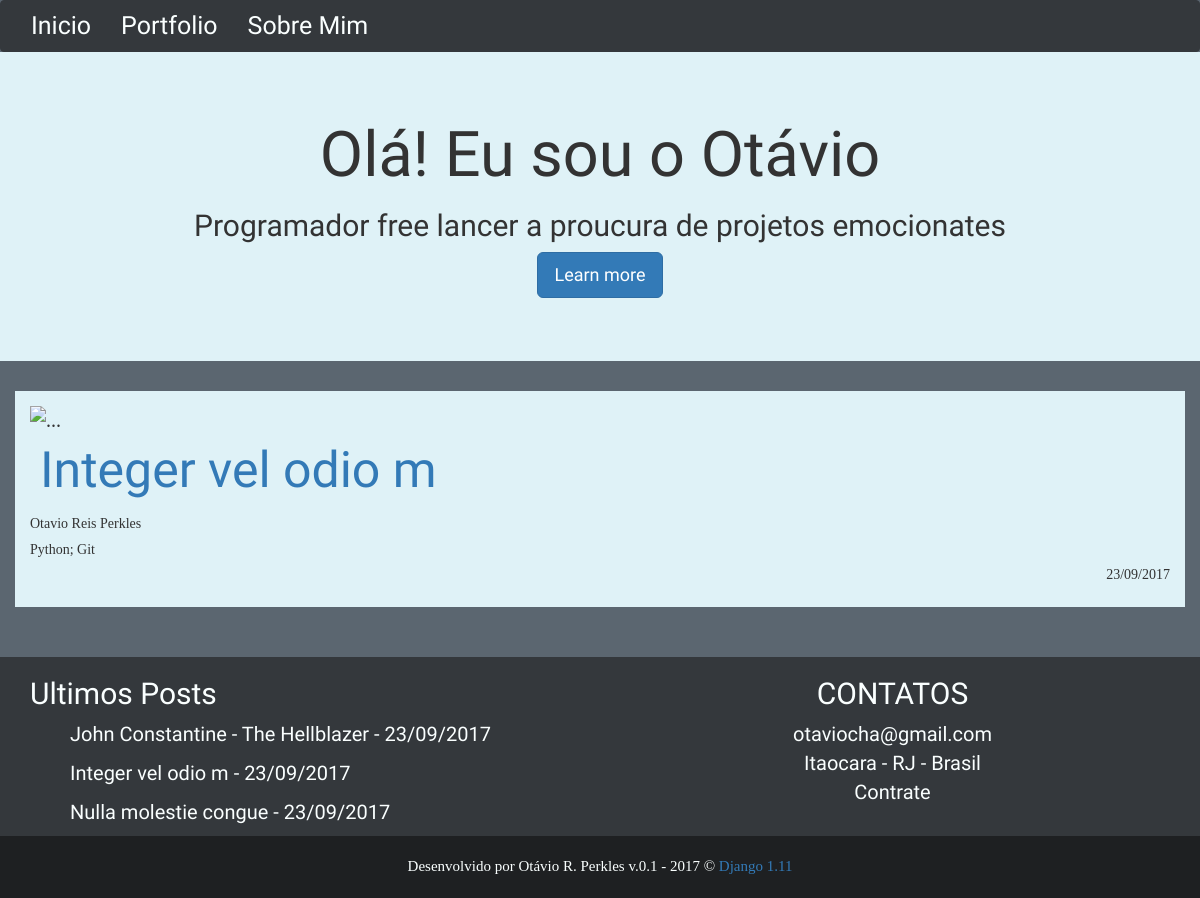
Screenshot of /artigos/2 with the database file from the repository.
### content/models.py (models this page shows, shortened)
class Article(models.Model):
	titulo = models.CharField(max_length=200)
	photo = models.FileField(upload_to='static', null=True, blank=True) #procurar como fica em produção
	autor = models.CharField(max_length=30)
	corpo = tinymce_models.HTMLField(null=True, blank=True) #Tinymce field
	data = models.DateField()
	tag = models.CharField(max_length=30)
	class Meta:
		ordering = ['-data'] #Ordena minha classe artigo no queryset por data

### content/views.py (the view)
# urls.py: url(r'^artigos/(?P<id_pagina_artigo>\d+)$', views.artigos),
def artigos(request,id_pagina_artigo): #Pega o ID capturado pelo Regex da url e usa como elemento para achar determinado Artigo
	menu = Article.objects.all() #HARDCODED - BUSCAR UMA ALTERNATIVA , TA AQUI SO PARA DEMARCAR
	try:
		materia = Article.objects.get(id=id_pagina_artigo)
	except ObjectDoesNotExist:
		return render(request, '404.html', {'menu':menu})
	return render(request, 'artigo.html', {'teste': materia, 'menu':menu})

### templates/artigo.html (shortened to what this page needs)
{% extends "index.html"%}
{% load static %}
{% block jumbo %}
	<div class="jumbotron">
		<div class='jumbotron_container container'>
  			<h1>Olá! Eu sou o Otávio</h1>
  			<h2>Programador free lancer a proucura de projetos emocionates</h2>
  			<p><a class="btn btn-primary btn-lg" href="#" role="button">Learn more</a></p>
			</div>
	</div>
{% endblock %}
{% block artigo_full %}
<div class='row'>
	<div id='artigo' class='col-lg-12 col-md-12 col-sm-12'>
		{% if teste.photo %}
			<img src="{% static '{{teste.photo}}' %}" class="img-responsive" alt="...">
		{% endif %}
		<a id='titulo' href="/artigos/{{teste.id}}">{{teste.titulo}}</a>
		<h5 id ='autor'>{{teste.autor}}</h5>
		<h5 id ='tag'>{{teste.tag}}</h5>
		<h5 id ='data'>{{teste.data}}</h5>
	</div>
</div>
{% endblock %}

### templates/index.html (shortened to what this page needs)
{% load static %}
<!DOCTYPE html>
<html lang="pt-br">
	<head>
		<link rel="stylesheet" href="{% static 'css/bootstrap.css' %}">
		<link rel="stylesheet" href="{% static 'css/meucss.css' %}">
		<link href="//netdna.bootstrapcdn.com/font-awesome/3.2.1/css/font-awesome.css" rel="stylesheet">
	</head>
	<body>
		<nav class="navbar navbar-default" role="navigation">
			<div class="navbar-collapse collapse">
				<ul class="nav navbar-nav navbar-left">
					<li><a href="http://127.0.0.1:8000/"> Inicio</a></li>
					<li><a href="http://127.0.0.1:8000/portfolio">Portfolio</a></li>
					<li><a href="http://127.0.0.1:8000/sobremim">Sobre Mim</a></li>
				</ul>
				<ul class="nav navbar-nav navbar-right">
					<li><a href="https://github.com/Perkles" target="_blank" class="icon-github"></a></li>
					<li><a href="https://twitter.com/ZurykMalkin" target="_blank" class="icon-twitter"></a></li>
					<li><a href="https://www.linkedin.com/in/ot%C3%A1vio-reis-perkles-695913141/" target="_blank" class="icon-linkedin"></a></li>
					<li><a href="https://pt.stackoverflow.com/users/92077/ot%C3%A1vio-reis-perkles?tab=profile" target="_blank" class="icon-stackexchange"></a></li>
				</ul>
			</div>
		</nav>
		{% block jumbo %}
		{% endblock %}
		<div class='base container'>
			{% block artigo_full %}{% endblock %}
		</div>
		<div class='pre_footer'>
			<div class='container'>
				<div class='row' >
					<div class='col-lg-6 col-md-6 col-sm-6'>
						<h2>Ultimos Posts</h2>
						{% for item in menu%}
							<ul>
								<li><a href="/artigos/{{item.id}}">{{item.titulo}} - {{item.data}}</a></li>
							</ul>
						{% endfor %}
					</div>
					<div class='contato'>
						<div class='col-lg-6 col-md-6 col-sm-6'>
							<h2>CONTATOS</h2>
							 otaviocha@gmail.com
							<br>
							 Itaocara - RJ - Brasil
							<br>
							 Contrate
						</div>
					</div>
				</div>
			</div>
		</div>
		<div class='footer'>
			Desenvolvido por Otávio R. Perkles v.0.1 - 2017 &copy
			<a href="https://www.djangoproject.com/">Django 1.11</a>
		</div>
	</body>
</html>

### static/css/meucss.css (style rules this page uses)
body { background-color: #5b6670; font-family: 'Antic Slab', serif; font-size: 20px; }
.base { padding-bottom: 50px; }
.jumbotron { background-color: #dff2f7; }
.jumbotron_container { text-align: center; font-family: 'Amatic SC', cursive; }
.pre_footer { color:#faffff; background-color: #34383c; text-align: left; font-family: 'Amatic SC', cursive; }
.pre_footer ul { list-style-type : none; }
.pre_footer a { text-decoration: none; }
.pre_footer ul li a { color:#faffff; }
.footer { padding:20px; font-size: 15px; font-family: 'Antic Slab', serif; color:#faffff; background-color: #1e2022; text-align: center; }
.footer a { text-decoration: none; }
.contato { text-align: center; }
.navbar { margin-bottom: 0; background-color: #34383c; border-color: #34383c; }
.nav.navbar-nav.navbar-left li a { font-size: 25px; font-family: 'Amatic SC', cursive; color:#faffff; }
.nav.navbar-nav.navbar-right li a { color:#faffff; }
#artigo { background-color: #dff2f7; padding: 15px; }
#artigo img { max-width: 100%; height: auto; margin:auto; }
#titulo { font-family: 'Amatic SC', cursive; margin:10px; font-size: 50px; text-decoration: none; }
#data { text-align: right; }
#tag { text-align: left; }

### rows the page displays
Article: titulo "Integer vel odio m", autor "Otavio Reis Perkles", tag "Python; Git", data "23/09/2017"
Article: titulo "John Constantine - The Hellblazer", data "23/09/2017"
Article: titulo "Nulla molestie congue", data "23/09/2017"
